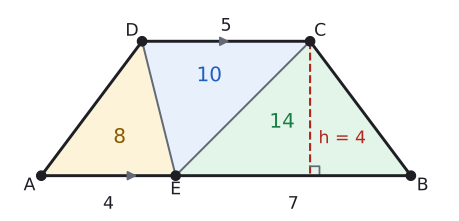

Generate this figure with Python:
# Örnek 5: |AB| = 11, |DC| = 5, h = 4, E ∈ [AB], |AE| = 4, |EB| = 7.
# A(AED) = 8, A(EBC) = 14, A(DEC) = 10; toplam 32.
import sys; sys.path.insert(0, "tools")
from cizim import *

S = 1.0  # ölçek: yazı ve işaret boşlukları bu birimle çarpılır
P = lambda x, y: np.array([float(x), float(y)])
uz = lambda U, V: round(float(np.linalg.norm(U - V)), 4)
def alan(*K):
    x = [k[0] for k in K]; y = [k[1] for k in K]
    return round(abs(sum(x[i] * y[i - 1] - x[i - 1] * y[i] for i in range(len(K)))) / 2, 4)
def kesis(p, u, q, v):
    t = np.linalg.solve(np.array([u, -v]).T, q - p); return p + t[0] * u
def paralel_isareti(U, V, renk=SOLUK, k=0.18, f=0.5):
    M = U + f * (V - U); t = (V - U) / np.linalg.norm(V - U)
    ax.annotate("", xy=M + k * S * t, xytext=M - k * S * t, arrowprops=dict(arrowstyle="-|>", color=renk, lw=1.4, mutation_scale=14))
def cetik(U, V, n=1, renk=SOLUK, L=0.16):
    M = (U + V) / 2; t = (V - U) / np.linalg.norm(V - U); m = np.array([-t[1], t[0]])
    for i in range(n):
        c = M + (i - (n - 1) / 2) * 0.13 * S * t
        ax.plot(*zip(c - L * S * m, c + L * S * m), color=renk, lw=1.5)
def olcu(U, V, metin, d=0.3, renk=YAZI, fs=13):
    """[UV] parçasının ortasına, U->V yönünün soluna d kadar uzağa yazı (d < 0: sağına)."""
    M = (U + V) / 2; t = (V - U) / np.linalg.norm(V - U); m = np.array([-t[1], t[0]])
    ax.text(*(M + d * S * m), metin, ha="center", va="center", color=renk, fontsize=fs)
def dik_isareti(K, U, V, r=0.28):
    a_ = (U - K) / np.linalg.norm(U - K) * r * S; b_ = (V - K) / np.linalg.norm(V - K) * r * S
    ax.plot(*zip(K + a_, K + a_ + b_, K + b_), color=SOLUK, lw=1.3)
def boya(*K, renk=MAVI_ACIK):
    ax.add_patch(patches.Polygon(np.array(K), closed=True, facecolor=renk, edgecolor="none", zorder=0))
def ortasi(*K):
    return sum(K) / len(K)
def ad(K, metin, dx, dy, renk=YAZI):
    ax.text(K[0] + dx * S, K[1] + dy * S, metin, ha="center", va="center", color=renk, fontsize=13)
def yamuk(A, B, C, D, fa=0.5, fd=0.5):
    ax.plot(*zip(A, B, C, D, A), color=YAZI, zorder=3)
    paralel_isareti(A, B, f=fa); paralel_isareti(D, C, f=fd)
    for Q in (A, B, C, D): nokta(ax, *Q, "")
def cerceve(xmin, xmax, ymin, ymax, en=6.0):
    fig, ax = sekil(en, en * (ymax - ymin) / (xmax - xmin))
    ax.set_aspect("equal"); ax.axis("off")
    ax.set_xlim(xmin, xmax); ax.set_ylim(ymin, ymax)
    return fig, ax

A, B, C, D = P(0, 0), P(11, 0), P(8, 4), P(3, 4)
E = P(4, 0); H = P(8, 0)
print("AED", alan(A, E, D), "EBC", alan(E, B, C), "DEC", alan(D, E, C), "ABCD", alan(A, B, C, D))
fig, ax = cerceve(-1.0, 12.2, -1.1, 5.0)
boya(A, E, D, renk=SARI_ACIK); boya(E, B, C, renk=YESIL_ACIK); boya(D, E, C, renk=MAVI_ACIK)
ax.plot(*zip(E, D), color=SOLUK, lw=1.5); ax.plot(*zip(E, C), color=SOLUK, lw=1.5)
ax.plot(*zip(C, H), color=KIRMIZI, lw=1.6, ls="--"); dik_isareti(H, B, C)
yamuk(A, B, C, D, fa=0.25, fd=0.5)
nokta(ax, *E, "")
ad(A, "A", -0.35, -0.3); ad(B, "B", 0.35, -0.3); ad(C, "C", 0.3, 0.3); ad(D, "D", -0.3, 0.3)
ad(E, "E", 0, -0.42)
olcu(A, E, "4", d=-0.85); olcu(E, B, "7", d=-0.85); olcu(D, C, "5", d=0.45)
ax.text(H[0] + 0.25, 1.1, "h = 4", ha="left", va="center", color=KIRMIZI)
ax.text(*ortasi(A, E, D) + P(0, -0.2), "8", ha="center", va="center", color=SARI, fontsize=15)
ax.text(*ortasi(E, B, C) + P(-0.5, 0.25), "14", ha="center", va="center", color=YESIL, fontsize=15)
ax.text(*ortasi(D, E, C) + P(0, 0.3), "10", ha="center", va="center", color=MAVI, fontsize=15)
kaydet(fig, __file__)
